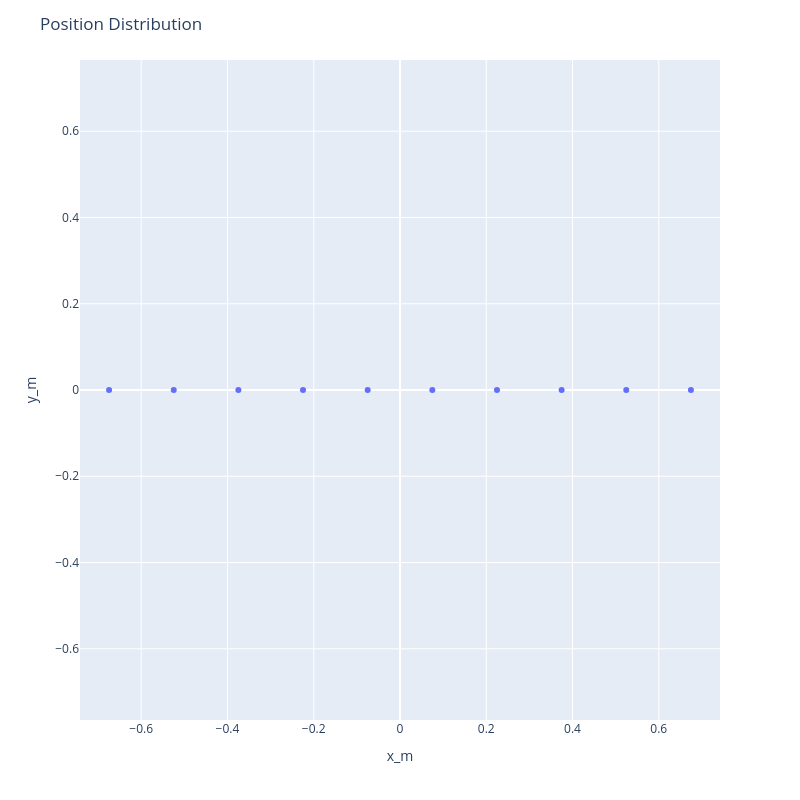

Notebook cell for this chart:
### Markdown cell above
### Azimuth

### Code cell
cf = Frequency(1, FrequencyUnit.GIGAHERTZ)
distance = convert.cf_to_min_dist(cf)
linera_array_geometry = geometry.Linear(10, ArrayOrientation.AZIMUTH, distance)
linera_array_geometry.plot.geometry()

### Figure 1 — Plotly figure (JSON) as saved in the notebook; plotly's stock layout.template omitted (floating-point values rounded to 4 significant figures)
{"data": [{"hovertemplate": "x_m=%{x}<br>y_m=%{y}<extra></extra>", "legendgroup": "", "marker": {"color": "#636efa", "symbol": "circle"}, "mode": "markers", "name": "", "orientation": "v", "showlegend": false, "type": "scatter", "x": [-0.6745, -0.5246, -0.3747, -0.2248, -0.07495, 0.07495, 0.2248, 0.3747, 0.5246, 0.6745], "xaxis": "x", "y": [0.0, 0.0, 0.0, 0.0, 0.0, 0.0, 0.0, 0.0, 0.0, 0.0], "yaxis": "y"}], "layout": {"height": 800, "legend": {"tracegroupgap": 0}, "margin": {"t": 60}, "title": {"text": "Position Distribution"}, "width": 800, "xaxis": {"anchor": "y", "domain": [0, 1], "range": [-0.742, 0.742], "title": {"text": "x_m"}}, "yaxis": {"anchor": "x", "domain": [0, 1], "range": [-0.742, 0.742], "scaleanchor": "x", "title": {"text": "y_m"}}}}
